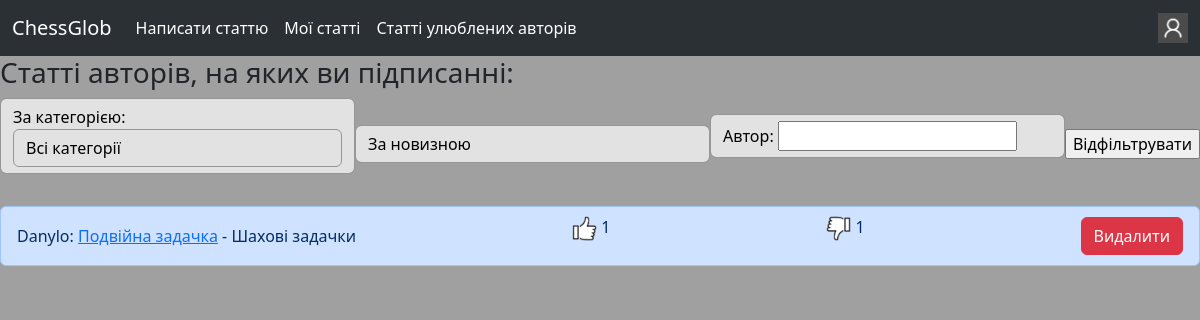
The app's page /view_subscription_articles (signed in), older data.
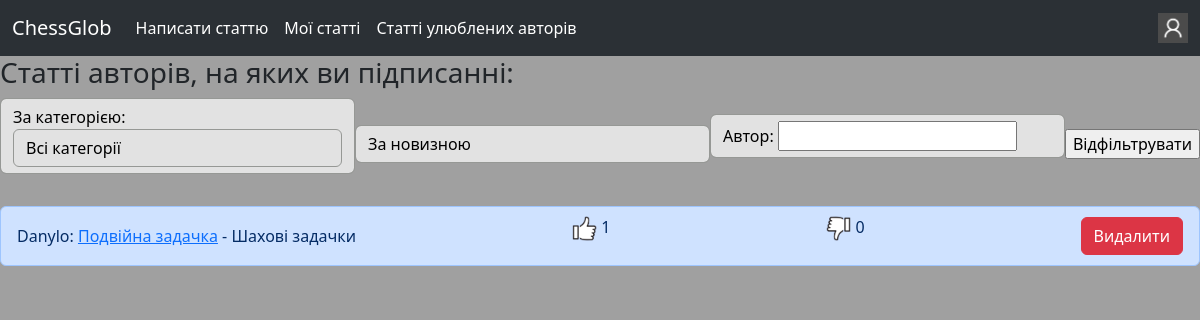
The same page, newer data.
### blog/models.py (models this page shows, shortened)
class Article(models.Model):
    class Categories(models.TextChoices):
        other = "Інше"
        debut = "Дебют"
        middle_game = "Мітельшпіль"
        end_game = "Ендшпіль"
        history = "Історія шахів"
        etude = "Шахові задачки"
    author = models.ForeignKey(MyUser, models.CASCADE)
    name = models.CharField(max_length=32)
    category = models.CharField(choices=Categories.choices, default=Categories.other)
    created_time = models.DateTimeField()
    elements_num = models.IntegerField(default=1)

### auth_sys/models.py (models this page shows, shortened)
class MyUser(AbstractBaseUser, PermissionsMixin):
    class Roles(models.TextChoices): #Усі можливі ролі
        USER = "user"
        ADMINISTRATOR = "administrator"
    username = models.CharField(unique=True, max_length=16)
    email = models.EmailField(unique=True)
    role = models.CharField(choices=Roles.choices, default=Roles.USER)
    first_name = models.CharField(blank=True, null=True, max_length=16)
    last_name = models.CharField(blank=True, null=True, max_length=32)
    birth_date = models.DateField(blank=True, null=True)
    is_staff = models.BooleanField(default=False)
    is_superuser = models.BooleanField(default=False)
    is_active = models.BooleanField(default=True)
    objects = MyUserManager() #Це потрібно для створення самого акаунту
    USERNAME_FIELD = "username"
    REQUIRED_FIELDS = ["email"]

### blog/views.py (the view, shortened to what this page needs)
# urls.py: path("view_subscription_articles", views.view_subscription_articles, name="view_subscription_articles"),
@login_required
def view_subscription_articles(request):
    if request.method not in ["GET", "POST"]:
        return redirect("/eror?eror_text=Сторінка для перегляду ваших статтей приймає лише GET і POST запити.")
    categories = [choice.value for choice in models.Article.Categories]
    articles = models.Article.objects.filter(author__in=models.Subscription.objects.filter(who=request.user).values('on_whom'))
    articles = articles.annotate(like_count=Count('like', distinct=True))
    articles = articles.annotate(dislike_count=Count("dislike", distinct=True))
    if request.method == "GET":
        articles = articles.order_by("-created_time")
        return render(request, "blog/view_subscription_articles.html", {"articles":articles, "categories":categories})

### templates/blog/view_subscription_articles.html (shortened to what this page needs)
{% extends "base.html" %}
{% load static %}
{% load custom_tags %}
{% block body %}
<h3>Статті авторів, на яких ви підписанні:</h3>
<form method="post" class="form-inline mb-3 d-flex justify-content-between align-items-center">
    <p class="form-control">За категорією: <select name="category" class="form-control">
        <option value="all">Всі категорії</option>
    </select></p>
    <select name="by" class="form-control">
        <option value="by_newest">За новизною</option>
    </select>
    <p class="form-control">Автор: <input type="text" name="author" maxlength="16"></p>
    <input type="submit" value="Відфільтрувати">
</form>
<ul class="list-group">
    {% for article in articles %}
    <li class="list-group-item list-group-item-primary d-flex justify-content-between align-items-center">
        <div>
            {{ article.author.username }}: <a href="{% url 'blog:view_article' article.pk%}">{{ article.name }}</a> - {{ article.category }}
        </div>
        <p><img src="{% static 'img/not_pressed_like.png' %}" width="25px" height="25px"> {{ article.like_count }}</p>
        <p><img src="{% static 'img/not_pressed_dislike.png' %}" width="25px" height="25px"> {{ article.dislike_count }}</p>
        {% if user.role == article.author.Roles.ADMINISTRATOR %}
        <a class="btn btn-danger" href="{% url 'blog:delete_article' article.pk %}" role="button" onclick="return confirm('Ви точно хочете видалити цю статтю?')">Видалити</a>
        {% endif %}
    </li>
    {% endfor %}
</ul>
{% endblock %}

Row changes from the older to the newer data that the page shows:
changed Article "Подвійна задачка": dislike_count "1" → "0"
